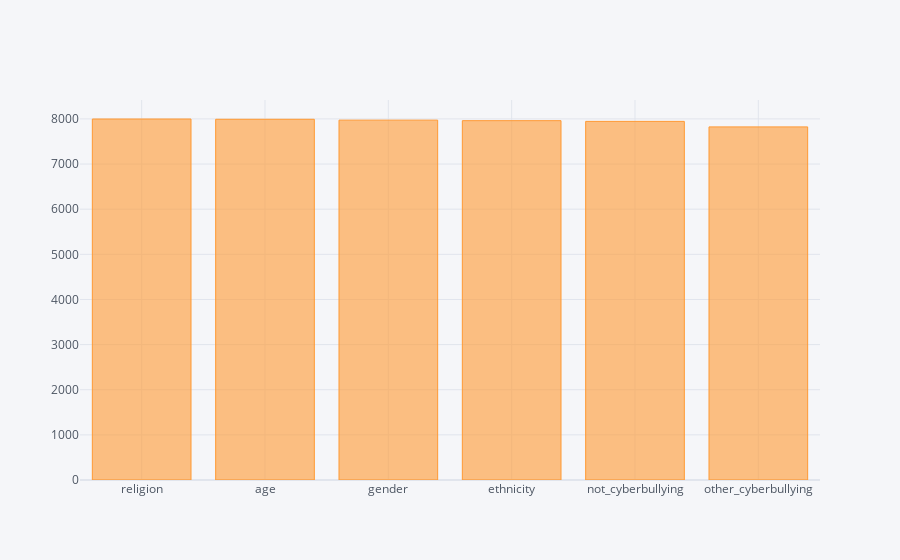

The cell this chart's notebook holds for it:
### Code cell
df['cyberbullying_type'].value_counts().iplot(kind="bar")

### Figure 1 — Plotly figure (JSON) as saved in the notebook; plotly's stock layout.template omitted (floating-point values rounded to 4 significant figures)
{"data": [{"marker": {"color": "rgba(255, 153, 51, 0.6)", "line": {"color": "rgba(255, 153, 51, 1.0)", "width": 1}}, "name": "cyberbullying_type", "orientation": "v", "text": "", "x": ["religion", "age", "gender", "ethnicity", "not_cyberbullying", "other_cyberbullying"], "y": [7998, 7992, 7973, 7961, 7945, 7823], "type": "bar"}], "layout": {"legend": {"bgcolor": "#F5F6F9", "font": {"color": "#4D5663"}}, "paper_bgcolor": "#F5F6F9", "plot_bgcolor": "#F5F6F9", "title": {"font": {"color": "#4D5663"}}, "xaxis": {"gridcolor": "#E1E5ED", "showgrid": true, "tickfont": {"color": "#4D5663"}, "title": {"font": {"color": "#4D5663"}, "text": ""}, "zerolinecolor": "#E1E5ED", "type": "category", "range": [-0.5, 5.5], "autorange": true}, "yaxis": {"gridcolor": "#E1E5ED", "showgrid": true, "tickfont": {"color": "#4D5663"}, "title": {"font": {"color": "#4D5663"}, "text": ""}, "zerolinecolor": "#E1E5ED", "type": "linear", "range": [0, 8419.0], "autorange": true}, "autosize": true}}
